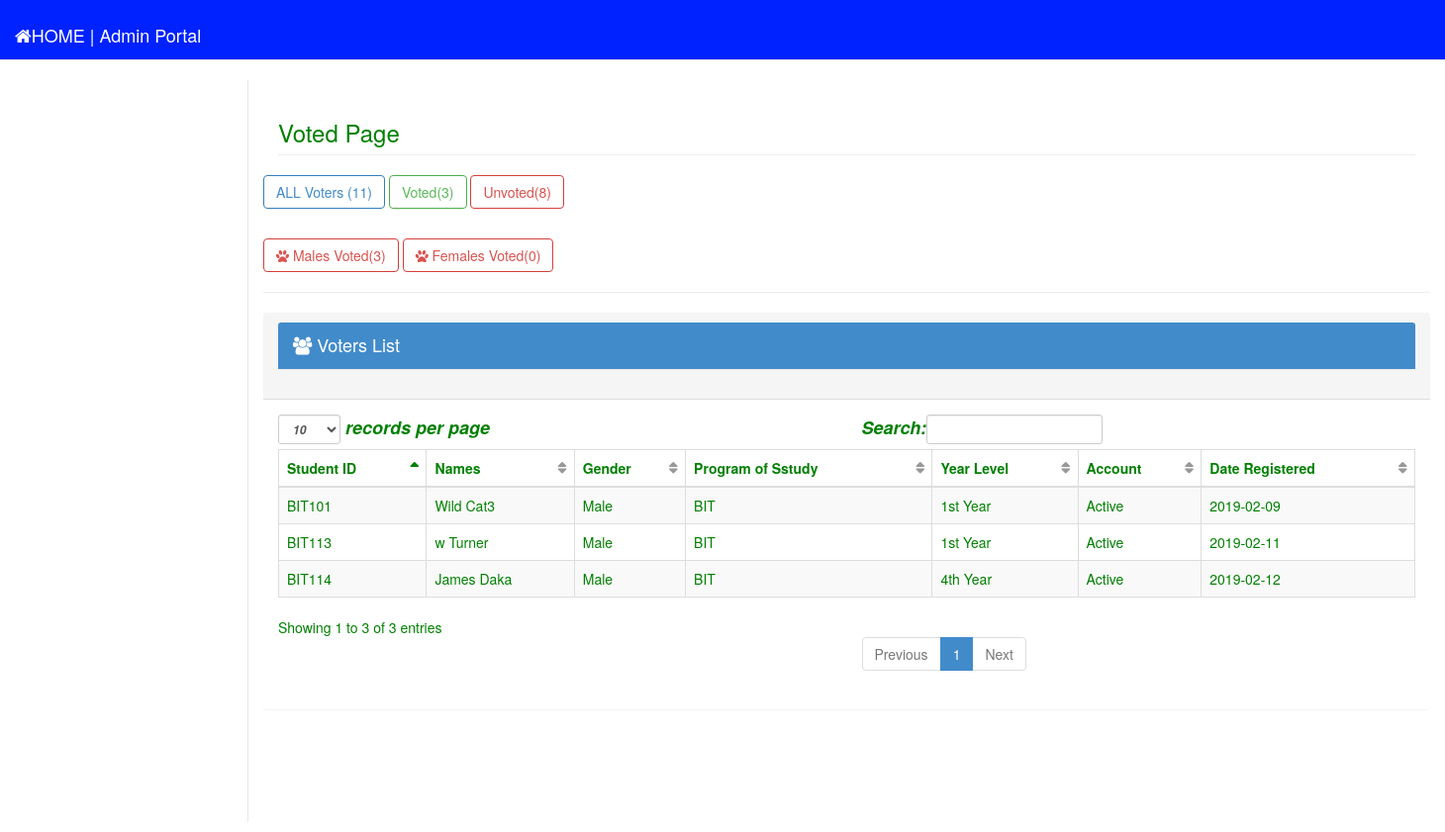
The page /admin2/voted.php (signed in) on the database its author committed.
### tables this page shows
CREATE TABLE `voters` (
  `voters_id` int(11) NOT NULL,
  `id_number` varchar(12) NOT NULL,
  `firstname` varchar(100) NOT NULL,
  `lastname` varchar(100) NOT NULL,
  `gender` varchar(6) NOT NULL,
  `prog_study` varchar(10) NOT NULL,
  `year_level` varchar(100) NOT NULL,
  `status` varchar(100) NOT NULL,
  `account` varchar(100) NOT NULL DEFAULT 'Inactive',
  `date` date DEFAULT NULL,
  `password` varchar(100) NOT NULL
);

### admin2/voted.php (the view, shortened to what this page needs)
<?php include ('head.php');?>
<body>
    <div id="wrapper">
        <?php include ('side_bar.php');?>
        <div id="page-wrapper">
            <div class="row">
                <div class="col-lg-12">
                    <h3 class="page-header">Voted Page</h3>
                </div>
				<?php
					$count = $conn->query("SELECT COUNT(*) as total FROM `voters`")->fetch_array();
					$count1 =  $conn->query("SELECT COUNT(*) as total FROM `voters` WHERE `status` = 'Voted'")->fetch_array();
					$count2 = $conn->query("SELECT COUNT(*) as total FROM `voters` WHERE `status` = 'Unvoted' ")->fetch_array();
                    $count3 = $conn->query("SELECT COUNT(*) as total FROM `voters` WHERE `gender` = 'Male'  AND `status` =  'Voted' ")->fetch_array();
                    $count4 =  $conn->query("SELECT COUNT(*) as total FROM `voters` WHERE `gender` = 'Female' AND `status` =  'Voted' ")->fetch_array();
				?>
				<a href="voters.php" class = "btn btn-primary btn-outline">ALL Voters (<?php echo $count['total']?>)</a>
				<a href="voted.php" class = "btn btn-success btn-outline"> Voted(<?php echo $count1['total']?>)</a>
				<a href="unvoted.php" class = "btn btn-danger btn-outline">Unvoted(<?php echo $count2['total']?>) </a><p><br clear = all><p/>
                <a href=" " class = "btn btn-danger btn-outline"><i class = "fa fa-paw"></i> Males Voted(<?php echo $count3['total']?>)</a>
                <a href=" " class = "btn btn-danger btn-outline"><i class = "fa fa-paw"></i> Females Voted(<?php echo $count4['total']?>)</a> &nbsp; &nbsp; &nbsp; &nbsp; &nbsp;
				<br/>
				<hr/>
                    <div class="panel panel-default">
                        <div class="panel-heading">
                            <h4 class="modal-title" id="myModalLabel">
												<div class="panel panel-primary">
													<div class="panel-heading"><i class = "fa fa-users"></i>
														Voters List
													</div>
												</div>
											</h4>
                        </div>
                        <div class="panel-body">
                            <div class="table-responsive">
                                <table class="table table-striped table-bordered table-hover" id="dataTables-example">
                                    <thead>
                                        <tr>
                                            <th>Student ID</th>
                                            <th>Names</th>
                                            <th>Gender</th>
                                            <th>Program of Sstudy</th>
                                            <th>Year Level</th>
                                            <th>Account</th>
                                            <th>Date Registered</th>
                                        </tr>
                                    </thead>
                                    <tbody>
										<?php
										require 'dbcon.php';
										$query = $conn->query("SELECT * FROM voters where status = 'Voted'");
										while($row = $query->fetch_array()){
										?>
										 <tr class="odd gradeX">
											    <td><?php echo $row ['id_number'];?></td>
                                                <td><?php echo $row ['firstname']." ". $row ['lastname'];?></td>
                                                <td><?php echo $row ['gender'];?></td>
                                                <td><?php echo $row ['prog_study'];?></td>
                                                <td><?php echo $row ['year_level'];?></td>
                                                <td><?php echo $row ['account'];?></td>
                                                <td><?php echo $row ['date'];?></td>
                                        </tr>
                                       <?php
											}
									   ?>
                                    </tbody>
                                </table>
                            </div>
                        </div>
                    </div>
            </div>
        </div>
</body>
</html>

### admin2/css/sb-admin-2.css (style rules this page uses)
body { background-color: #f8f8f8; }
#wrapper { width: 100%; }
#page-wrapper { padding: 0 15px; min-height: 568px; background-color: #fff; }
@media (min-width:768px) { #page-wrapper { position: inherit; margin: 0 0 0 250px; padding: 0 30px; border-left: 1px solid #e7e7e7; } }
.btn-outline { color: inherit; background-color: transparent; transition: all .5s; }
.btn-primary.btn-outline { color: #428bca; }
.btn-success.btn-outline { color: #5cb85c; }
.btn-danger.btn-outline { color: #d9534f; }
table.dataTable thead .sorting, table.dataTable thead .sorting_asc, table.dataTable thead .sorting_desc, table.dataTable thead .sorting_asc_disabled, table.dataTable thead .sorting_desc_disabled { background: 0 0; }
table.dataTable thead .sorting_asc:after { content: "\f0de"; float: right; font-family: fontawesome; }
table.dataTable thead .sorting:after { content: "\f0dc"; float: right; font-family: fontawesome; color: rgba(50,50,50,.5); }

### admin2/css/MyStyles.css (style rules this page uses)
body { background-color: white; background-size: 100%; color: green; }
#wrapper { background-color: white; padding-bottom: 20px; }
.panel { border: none; }
a { text-decoration: none; color: black; }

### rows shown on the page
voters: id_number "BIT101", firstname "Wild", lastname "Cat3", gender "Male", prog_study "BIT", year_level "1st Year", account "Active", date "2019-02-09"
voters: id_number "BIT113", firstname "w", lastname "Turner", gender "Male", prog_study "BIT", year_level "1st Year", account "Active", date "2019-02-11"
voters: id_number "BIT114", firstname "James", lastname "Daka", gender "Male", prog_study "BIT", year_level "4th Year", account "Active", date "2019-02-12"

### other values the page prints
$count['total'] "11"
$count1['total'] "3"
$count2['total'] "8"
$count3['total'] "3"
$count4['total'] "0"
